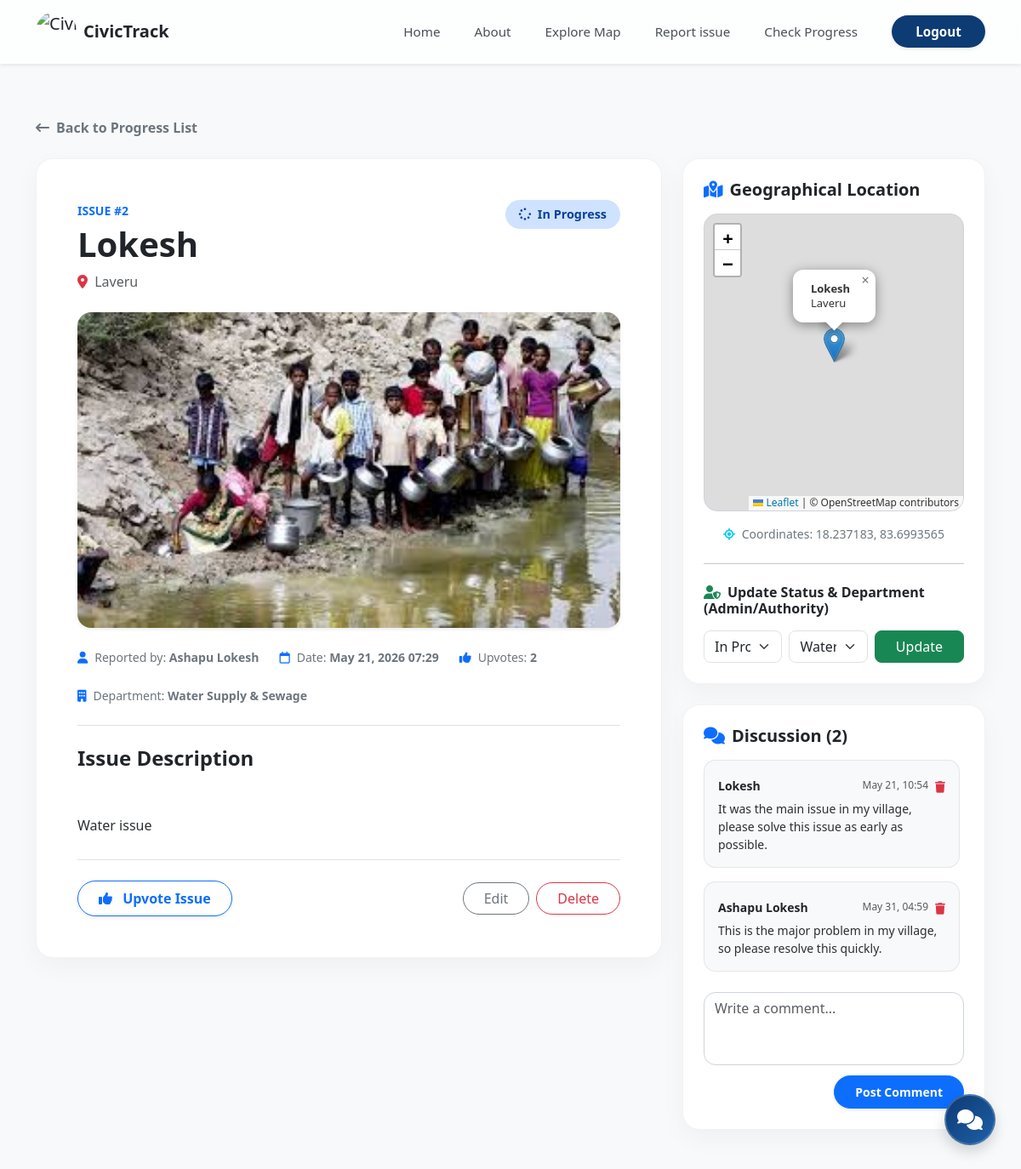
The app's page /issue/2/ (signed in) with its own data.
### issues/models.py (models this page shows, shortened)
class CivicIssue(models.Model):
    name = models.CharField(max_length=150)
    origin_location = models.CharField(max_length=255)
    issue_details = models.TextField()
    uploaded_image = models.ImageField(upload_to='civic_issues_gallery/', blank=False, null=False)
    created_at = models.DateTimeField(auto_now_add=True)
    status = models.CharField(max_length=20, default='Open')
    user = models.ForeignKey(User, on_delete=models.CASCADE, null=True, blank=True)
    latitude = models.FloatField(null=True, blank=True)
    longitude = models.FloatField(null=True, blank=True)
    votes = models.ManyToManyField(User, related_name='voted_issues', blank=True)
    DEPARTMENT_CHOICES = [
        ('Water', 'Water Supply & Sewage'),
        ('Roads', 'Roads & Traffic'),
        ('Sanitation', 'Sanitation & Waste'),
        ('Electricity', 'Electricity & Lighting'),
        ('Health', 'Public Health & Safety'),
        ('Other', 'Other/General'),
    ]
    assigned_department = models.CharField(
        max_length=50,
        choices=DEPARTMENT_CHOICES,
        default='Other',
        blank=True,
        null=True
    )

class Comment(models.Model):
    issue = models.ForeignKey(CivicIssue, on_delete=models.CASCADE, related_name='comments')
    user = models.ForeignKey(User, on_delete=models.CASCADE)
    content = models.TextField()
    created_at = models.DateTimeField(auto_now_add=True)

### issues/views.py (the view)
# urls.py: path('issue/<int:id>/', views.issue_detail, name='issue_detail'),
def issue_detail(request, id):
    issue = get_object_or_404(CivicIssue, id=id)
    return render(request, 'issue_detail.html', {
        'issue': issue,
        'department_choices': CivicIssue.DEPARTMENT_CHOICES
    })

### templates/issue_detail.html (shortened to what this page needs)
<!DOCTYPE html>
<html lang="en">
<head>
    <link href="https://cdn.jsdelivr.net/npm/bootstrap@5.3.8/dist/css/bootstrap.min.css" rel="stylesheet">
    <link href="https://cdnjs.cloudflare.com/ajax/libs/font-awesome/6.4.0/css/all.min.css" rel="stylesheet">
    <link rel="stylesheet" href="https://cdnjs.cloudflare.com/ajax/libs/leaflet/1.9.4/leaflet.min.css" />
</head>
<body class="bg-light" style="padding-top: 90px;">
    {% include 'navbar.html' %}
    <div class="container py-5">
        <div class="mb-4">
            <a href="{% url 'check_progress' %}" class="text-decoration-none text-secondary fw-semibold">
                <i class="fa-solid fa-arrow-left-long me-2"></i>Back to Progress List
            </a>
        </div>
        <div class="row g-4">
            <div class="col-12 col-lg-8">
                <div class="detail-card p-4 p-md-5">
                    <div class="d-flex flex-column flex-md-row justify-content-between align-items-md-start gap-3 mb-4">
                        <div>
                            <span class="text-primary fw-bold text-uppercase tracking-wider small">Issue #{{ issue.id }}</span>
                            <h1 class="fw-bold text-dark mt-1 mb-2">{{ issue.name }}</h1>
                            <p class="text-muted mb-0">
                                <i class="fa-solid fa-location-dot text-danger me-1"></i> {{ issue.origin_location }}
                            </p>
                        </div>
                        <div>
                            {% if issue.status == 'Resolved' %}
                            <span class="status-badge status-resolved"><i class="fa-solid fa-circle-check me-1"></i> Resolved</span>
                            {% elif issue.status == 'In Progress' %}
                            <span class="status-badge status-in-progress"><i class="fa-solid fa-spinner fa-spin me-1"></i> In Progress</span>
                            {% else %}
                            <span class="status-badge status-open"><i class="fa-solid fa-circle-exclamation me-1"></i> Open</span>
                            {% endif %}
                        </div>
                    </div>
                    <div class="mb-4">
                        {% if issue.uploaded_image %}
                        <img src="{{ issue.uploaded_image.url }}" class="issue-img img-fluid shadow-sm" alt="{{ issue.name }}">
                        {% else %}
                        <div class="bg-secondary bg-opacity-10 rounded-4 d-flex align-items-center justify-content-center" style="height: 300px;">
                            <i class="fa-solid fa-image text-secondary fs-1 opacity-50"></i>
                        </div>
                        {% endif %}
                    </div>
                    <div class="d-flex flex-wrap gap-4 border-bottom pb-4 mb-4 text-secondary small">
                        <div>
                            <i class="fa-solid fa-user me-2 text-primary"></i>Reported by: <strong>{% if issue.user %}{{ issue.user.first_name|default:issue.user.email }}{% else %}Anonymous{% endif %}</strong>
                        </div>
                        <div>
                            <i class="fa-regular fa-calendar me-2 text-primary"></i>Date: <strong>{{ issue.created_at|date:"M d, Y H:i" }}</strong>
                        </div>
                        <div>
                            <i class="fa-solid fa-thumbs-up me-2 text-primary"></i>Upvotes: <strong id="voteCountBadge">{{ issue.votes.count }}</strong>
                        </div>
                        <div>
                            <i class="fa-solid fa-building me-2 text-primary"></i>Department: <strong>{{ issue.get_assigned_department_display }}</strong>
                        </div>
                    </div>
                    <div class="mb-4">
                        <h4 class="fw-bold text-dark mb-3">Issue Description</h4>
                        <p class="text-secondary-emphasis lh-lg" style="text-align: justify; white-space: pre-line;">
                            {{ issue.issue_details }}
                        </p>
                    </div>
                    {% if user.is_authenticated %}
                    <div class="d-flex align-items-center gap-3 border-top pt-4">
                        <form method="POST" action="{% url 'upvote_issue' issue.id %}" id="voteForm" class="d-inline">
                            <button type="submit" class="btn {% if user in issue.votes.all %}btn-primary{% else %}btn-outline-primary{% endif %} rounded-pill px-4 py-2 fw-semibold shadow-sm vote-btn">
                                <i class="fa-solid fa-thumbs-up me-2"></i>
                                {% if user in issue.votes.all %}
                                Upvoted
                                {% else %}
                                Upvote Issue
                                {% endif %}
                            </button>
                        </form>
                        {% if issue.user == user or user.is_staff or user.is_superuser %}
                        <div class="ms-auto d-flex gap-2">
                            <a href="{% url 'update' issue.id %}" class="btn btn-outline-secondary rounded-pill px-4">Edit</a>
                            {% if user.is_staff or user.is_superuser %}
                            <a href="{% url 'delete_issue' issue.id %}" class="btn btn-outline-danger rounded-pill px-4" onclick="return confirm('Delete this issue permanently?')">Delete</a>
                            {% endif %}
                        </div>
                        {% endif %}
                    </div>
                    {% endif %}
                </div>
            </div>
            <div class="col-12 col-lg-4">
                <div class="detail-card p-4 mb-4">
                    <h5 class="fw-bold text-dark mb-3"><i class="fa-solid fa-map-location-dot me-2 text-primary"></i>Geographical Location</h5>
                    {% if issue.latitude and issue.longitude %}
                    <div id="detailMap" class="mb-3"></div>
                    <div class="text-secondary small text-center">
                        <i class="fa-solid fa-location-crosshairs me-1 text-info"></i> Coordinates: {{ issue.latitude }}, {{ issue.longitude }}
                    </div>
                    {% else %}
                    <div class="bg-secondary bg-opacity-10 rounded-4 p-4 text-center text-muted">
                        <i class="fa-solid fa-map-pin fs-2 opacity-50 mb-2"></i>
                        <p class="mb-0 small">No exact coordinates specified for this issue.</p>
                    </div>
                    {% endif %}
                    {% if user.is_authenticated and user.is_staff or user.is_superuser %}
                    <hr class="my-4">
                    <h6 class="fw-bold text-dark mb-3"><i class="fa-solid fa-user-shield me-2 text-success"></i>Update Status & Department (Admin/Authority)</h6>
                    <form method="POST" action="{% url 'change_status' issue.id %}" class="d-flex flex-column gap-2">
                        <div class="d-flex gap-2 flex-wrap flex-md-nowrap">
                            <select name="status" class="form-select rounded-3" aria-label="Status">
                                <option value="In Progress" {% if issue.status == 'In Progress' %}selected{% endif %}>In Progress</option>
                            </select>
                            <select name="department" class="form-select rounded-3" aria-label="Department">
                                {% for code, name in department_choices %}
                                <option value="{{ code }}" {% if issue.assigned_department == code %}selected{% endif %}>{{ name }}</option>
                                {% endfor %}
                            </select>
                            <button type="submit" class="btn btn-success px-4 rounded-3 text-nowrap">Update</button>
                        </div>
                    </form>
                    {% endif %}
                </div>
                <div class="detail-card p-4">
                    <h5 class="fw-bold text-dark mb-3"><i class="fa-solid fa-comments me-2 text-primary"></i>Discussion ({{ issue.comments.count }})</h5>
                    <div class="d-flex flex-column gap-3 mb-4" style="max-height: 400px; overflow-y: auto; padding-right: 5px;">
                        {% for comment in issue.comments.all|dictsort:"created_at" %}
                        <div class="comment-box p-3" id="comment-box-{{ comment.id }}">
                            <div class="d-flex justify-content-between align-items-center mb-1">
                                <div>
                                    <span class="fw-bold text-dark small">{{ comment.user.first_name|default:comment.user.email }}</span>
                                </div>
                                <div class="d-flex align-items-center gap-2">
                                    <span class="text-muted small" style="font-size: 0.75rem;">{{ comment.created_at|date:"M d, H:i" }}</span>
                                    {% if user.is_staff or user.is_superuser %}
                                    <form method="POST" action="{% url 'delete_comment' comment.id %}" class="d-inline" onsubmit="return confirm('Are you sure you want to delete this comment?');">
                                        <button type="submit" class="btn btn-link p-0 text-danger" title="Delete Comment" style="text-decoration: none; border: none; background: none;">
                                            <i class="fa-solid fa-trash" style="font-size: 0.85rem;"></i>
                                        </button>
                                    </form>
                                    {% endif %}
                                </div>
                            </div>
                            <p class="text-secondary-emphasis mb-0 small comment-content" id="comment-content-{{ comment.id }}" style="white-space: pre-line;">{{ comment.content }}</p>
                        </div>
                        {% empty %}
                        <p class="text-muted text-center py-4 small mb-0">No comments yet. Start the conversation below!</p>
                        {% endfor %}
                    </div>
                    {% if user.is_authenticated %}
                    <form class="comment-form d-flex flex-column gap-2" method="POST" action="{% url 'add_comment' issue.id %}">
                        <textarea class="form-control" name="content" rows="3" placeholder="Write a comment..." required></textarea>
                        <button type="submit" class="btn btn-primary btn-sm rounded-pill py-2 mt-1 fw-semibold shadow-sm align-self-end px-4">Post Comment</button>
                    </form>
                    {% else %}
                    <div class="text-center py-2 bg-light rounded-3">
                        <small class="text-muted">Please <a href="{% url 'login' %}">login</a> to comment.</small>
                    </div>
                    {% endif %}
                </div>
            </div>
        </div>
    </div>
</body>
</html>

### templates/issue_detail.html (style rules this page uses)
* { font-family: 'Segoe UI', Tahoma, Geneva, Verdana, sans-serif; }
.detail-card { background: white; border-radius: 20px; box-shadow: 0 10px 30px rgba(0,0,0,0.04); border: 1px solid rgba(0,0,0,0.05); overflow: hidden; }
.status-badge { font-weight: 700; padding: 6px 16px; border-radius: 50px; font-size: 0.9rem; display: inline-block; }
.status-in-progress { background-color: #cfe2ff; color: #084298; }
.issue-img { width: 100%; max-height: 400px; object-fit: cover; border-radius: 16px; }
.comment-box { border-radius: 14px; border: 1px solid rgba(0,0,0,0.08); background: #f8f9fa; }
.comment-form textarea { border-radius: 14px; resize: none; border: 1px solid #ced4da; }
.vote-btn { transition: all 0.2s ease-in-out; }
#detailMap { height: 350px; width: 100%; border-radius: 16px; border: 1px solid #ced4da; z-index: 1; }

### templates/navbar.html (style rules this page uses)
html { scroll-behavior: smooth; scroll-padding-top: 85px; }
* { font-family: 'Segoe UI', Tahoma, Geneva, Verdana, sans-serif; }

### records on screen
CivicIssue: id "2", name "Lokesh", origin_location "Laveru", uploaded_image (picture), user.first_name "Ashapu Lokesh", created_at "May 21, 2026 07:29", votes.count "2", assigned_department "Water Supply & Sewage", issue_details "Water issue", latitude "18.237183", longitude "83.6993565", status "In Progress", department "Water Supply & Sewage", comments.count "2"
Comment: user.first_name "Lokesh", created_at "May 21, 10:54", content "It was the main issue in my village, please solve this issue as early as possible."
Comment: user.first_name "Ashapu Lokesh", created_at "May 31, 04:59", content "This is the major problem in my village, so please resolve this quickly."
